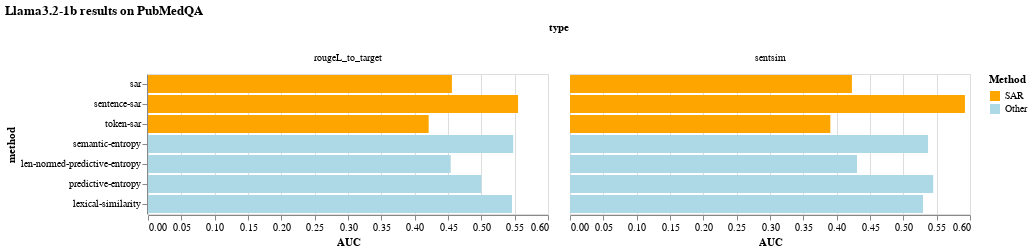

Write notebook code for a chart like this one.
### Markdown cell above
#### Llama 3.2

### Code cell
txt_to_csv("llama3.2")
llama3_df = pd.read_csv("uncertainty_estimation_results_llama3.2.csv")
llama3_df["Method"] = ["SAR" if "sar" in method else "Other" for method in llama3_df["method"]]

alt.Chart(llama3_df, title="Llama3.2-1b results on PubMedQA").mark_bar().encode(
    alt.Column("type"),
    alt.Y("method", sort=None),
    alt.X("AUC"),
    color=alt.Color("Method", scale=alt.Scale(domain=("SAR", "Other"), range=["orange", "lightblue"]))
)

### Figure 1 — Vega-Lite specification as saved in the notebook (floating-point values rounded to 4 significant figures)
{"config": {"view": {"continuousWidth": 400, "continuousHeight": 300}}, "data": {"name": "data-9cafcd664ef73688b536deb37ebc6bb4"}, "mark": "bar", "encoding": {"color": {"field": "Method", "scale": {"domain": ["SAR", "Other"], "range": ["orange", "lightblue"]}, "type": "nominal"}, "column": {"field": "type", "type": "nominal"}, "x": {"field": "AUC", "type": "quantitative"}, "y": {"field": "method", "sort": null, "type": "nominal"}}, "title": "Llama3.2-1b results on PubMedQA", "$schema": "https://vega.github.io/schema/vega-lite/v4.17.0.json", "datasets": {"data-9cafcd664ef73688b536deb37ebc6bb4": [{"accuracy": 0.68, "method": "sar", "type": "rougeL_to_target", "threshold": 0.5, "AUC": 0.4559, "Method": "SAR"}, {"accuracy": 0.7, "method": "sar", "type": "sentsim", "threshold": 0.5, "AUC": 0.4229, "Method": "SAR"}, {"accuracy": 0.68, "method": "sentence-sar", "type": "rougeL_to_target", "threshold": 0.5, "AUC": 0.5551, "Method": "SAR"}, {"accuracy": 0.7, "method": "sentence-sar", "type": "sentsim", "threshold": 0.5, "AUC": 0.5924, "Method": "SAR"}, {"accuracy": 0.68, "method": "token-sar", "type": "rougeL_to_target", "threshold": 0.5, "AUC": 0.421, "Method": "SAR"}, {"accuracy": 0.7, "method": "token-sar", "type": "sentsim", "threshold": 0.5, "AUC": 0.3905, "Method": "SAR"}, {"accuracy": 0.68, "method": "semantic-entropy", "type": "rougeL_to_target", "threshold": 0.5, "AUC": 0.5478, "Method": "Other"}, {"accuracy": 0.7, "method": "semantic-entropy", "type": "sentsim", "threshold": 0.5, "AUC": 0.5371, "Method": "Other"}, {"accuracy": 0.68, "method": "len-normed-predictive-entropy", "type": "rougeL_to_target", "threshold": 0.5, "AUC": 0.454, "Method": "Other"}, {"accuracy": 0.7, "method": "len-normed-predictive-entropy", "type": "sentsim", "threshold": 0.5, "AUC": 0.4305, "Method": "Other"}, {"accuracy": 0.68, "method": "predictive-entropy", "type": "rougeL_to_target", "threshold": 0.5, "AUC": 0.5, "Method": "Other"}, {"accuracy": 0.7, "method": "predictive-entropy", "type": "sentsim", "threshold": 0.5, "AUC": 0.5448, "Method": "Other"}, {"accuracy": 0.68, "method": "lexical-similarity", "type": "rougeL_to_target", "threshold": 0.5, "AUC": 0.546, "Method": "Other"}, {"accuracy": 0.7, "method": "lexical-similarity", "type": "sentsim", "threshold": 0.5, "AUC": 0.5295, "Method": "Other"}]}}
